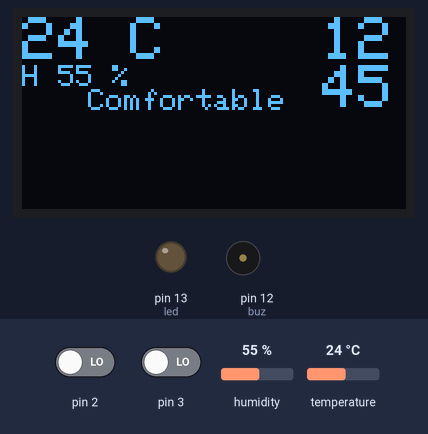
A sketch run on a simulated Arduino Uno, built with avr-gcc and run on an emulated ATmega328P. On the bench: 128×64 one-colour display, output pins drawn as LEDs (lit = HIGH), buzzer (waves = sounding, pin HIGH). The test bench sets the inputs (shaded band); at power-on: temperature 24 °C, pin 2 LOW, pin 3 LOW, humidity 55 %. The display library's start-up logo is not drawn; the local clock reads 2024-03-15 10:24:30 at power-on unless the sketch sets it.

Above: at 1.2 s.
1.3 s: temperature set to 39 °C
At 2.5 s:
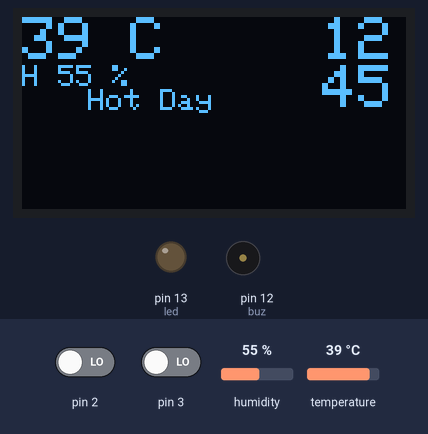
3.7 s: temperature set to 42 °C
At 5.5 s:
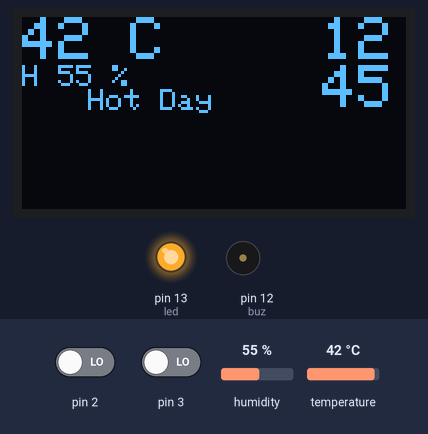
5.8 s: pin 2 driven HIGH
At 7.6 s:
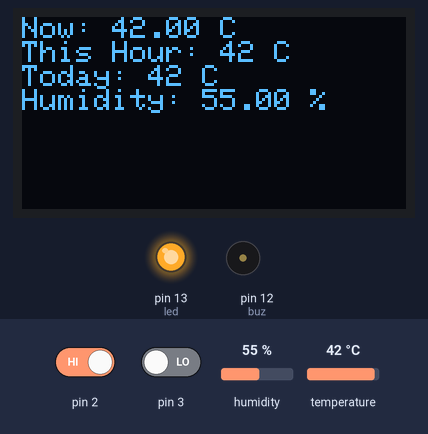
7.9 s: pin 3 driven HIGH
At 9.7 s:
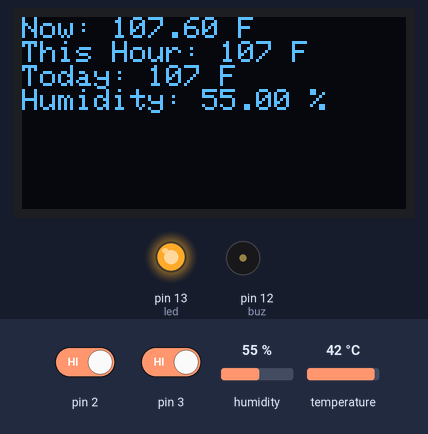
10.0 s: humidity set to 22 %
At 11.8 s:
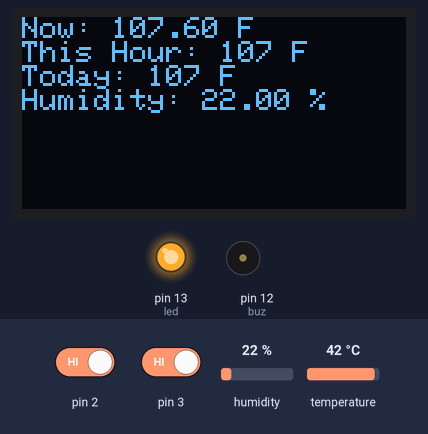
12.1 s: humidity set to 40 %
At 14.2 s:
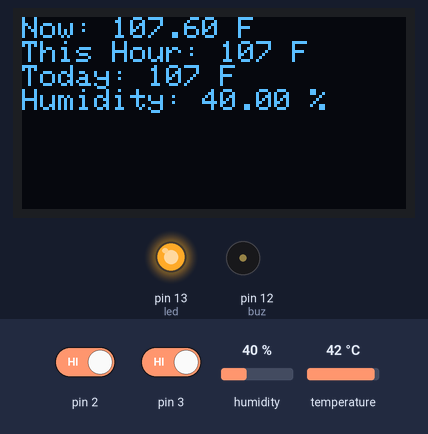
Timing chart, 0 to 15.2 s (numbered marks = the images above; inputs shaded):
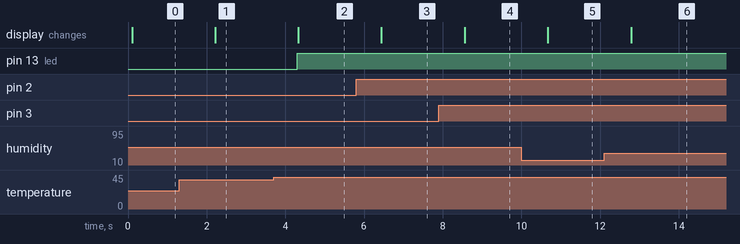

The sketch:

code.ino
```cpp
#include <Wire.h>
#include <Adafruit_GFX.h>
#include <Adafruit_SSD1306.h>
#include <RTClib.h>
#include <dht.h>

char daysOfTheWeek[7][12] = {"Sunday", "Monday", "Tuesday", "Wednesday", "Thursday", "Friday", "Saturday"};
int led=13;
int buz=12;
char tempunit='C';
int safetemp=40;
float hourtemp=0;
float todaytemp=0;
int page=0;
float z;
float x;
int th; int tm;int dy;int dm;int dd;
DateTime now;

RTC_DS3231 rtc;
dht tnh;

#define OLED_RESET 4
Adafruit_SSD1306 display(OLED_RESET);

void setup() {
  pinMode(led, OUTPUT);pinMode(buz, OUTPUT);
  pinMode(2,INPUT); pinMode(3,INPUT);

  attachInterrupt(0,button1,RISING);
  attachInterrupt(1,button2,RISING);

  Serial.begin(9600);
  Wire.begin();
  rtc.begin();
  display.begin(SSD1306_SWITCHCAPVCC, 0x3C);
  display.display();
  //delay(1000);
  display.clearDisplay();
  rtc.adjust(DateTime(2023, 4, 19, 12, 45, 30));
}

void loop() {
  now = rtc.now();
  int tval=tnh.read11(7);
  display.clearDisplay();
  display.setTextColor(WHITE);
  x=tnh.temperature;

  if (int(x)> todaytemp) todaytemp=x;
  if (now.hour()==0 && now.minute()==0) todaytemp=0;

  if (int(x)> hourtemp) hourtemp=x;
  if (now.minute()==0) hourtemp=0;

  if (page==0) page0();

  else if (page==1) page1();

  else if (page==2) page2();

  else if (page==3) page3();
  display.display();
  delay(1000);
}

void button1() {
  if (page>=3) page=0;
  else page++;
}

void button2() {
  if (page==0){
  if (tempunit=='C') tempunit='F';
  else tempunit = 'C';
  }
  else if (page==1){
    if (tempunit=='C') tempunit='F';
    else tempunit = 'C';
  }
  else if (page==2){
    safetemp+=1;
    if (safetemp>60) safetemp=10;
//    th = now.hour() + 1;
//    if (th > 23) {
//        th = 0;
//    }
//    rtc.adjust(DateTime(now.year(), now.month(), now.day(), th, now.minute(), 15));
  }
}

float ctof(float x){
  return (x*9/5+32);
}

void page0(){
  //Time
    display.setTextSize(2);
    display.setCursor(100,0);
    if(now.hour() < 10) display.print("0");
    display.print(now.hour(), DEC);
    display.setCursor(100,16);
    if(now.minute() < 10) display.print("0");
    display.print(now.minute(), DEC);
  //  if(now.second() < 10) display.print("0");
  //  display.println(now.second(), DEC);

    //Temp
    display.setTextSize(2);
    display.setCursor(0,0);
    if (tempunit=='F'){
      display.print(int(ctof(x)));
      display.print(" F");  }
    else {
      display.print(int(x));
      display.print(" C");
    }
    if (x>safetemp){
      digitalWrite(13,HIGH);
    }else{
      digitalWrite(13,LOW);
    }

    //Humidity
    z=tnh.humidity;
    display.setTextSize(1);
    display.setCursor(0,16);
    display.print("H ");
    display.print(int(z));
    display.print(" %");


    //Verbal Output
    display.setTextSize(1);
    display.setCursor(16,24);
    if (x>30) display.print(" Hot Day");
    else if (x<20) display.print(" Cool Day");
    else if (x>27 && z>60) display.print(" Swaety Day");
    else display.print(" Comfortable");

  //  display.setTextSize(1);
  //  display.print(now.day(), DEC);display.print("/");
  //  display.print(now.month(), DEC);display.print("/");
  //  display.println(now.year(), DEC);
  }


void page1(){
  display.setTextSize(1);
  display.setCursor(0,0);
  if (tempunit=='F'){
    display.print("Now: ");
    display.print(ctof(x));
    display.println(" F");
    display.print("This Hour: ");
    display.print(int(ctof(hourtemp)));
    display.println(" F");
    display.print("Today: ");
    display.print(int(ctof(todaytemp)));
    display.println(" F");  }
  else {
    display.print("Now: ");
    display.print(x);
    display.println(" C");
    display.print("This Hour: ");
    display.print(int(hourtemp));
    display.println(" C");
    display.print("Today: ");
    display.print(int(todaytemp));
    display.println(" C");
    }
  float z=tnh.humidity;
  display.setTextSize(1);
  display.setCursor(0,24);
  display.print("Humidity: ");
  display.print(z);
  display.print(" %");
  }

void page2(){
  display.setTextSize(1);
    display.setCursor(0,0);
    if (tempunit=='F'){
      display.print(int(ctof(x)));
      display.print(" F");  }
    else {
      display.print(int(x));
      display.print(" C");
    }
    display.setTextSize(1);
    display.setCursor(0,8);
    display.print("Safe Temperature");
    display.setTextSize(2);
    display.setCursor(0,16);
    if (tempunit=='F'){
      display.print(int(ctof(safetemp)));
      display.print(" F");  }
    else {
      display.print(safetemp);
      display.print(" C");
    }
}

void page3(){
  display.setTextSize(2);
  display.setCursor(0,0);
  if(now.hour() < 10) display.print("0");
  display.print(now.hour(), DEC); display.print(":");
  if(now.minute() < 10) display.print("0");
  display.print(now.minute(), DEC);display.print(":");
  if(now.second() < 10) display.print("0");
  display.println(now.second(), DEC);

  display.setTextSize(1);
  display.setCursor(0,24);
  display.print(now.day(), DEC);display.print("/");
  display.print(now.month(), DEC);display.print("/");
  display.print(now.year(), DEC);display.print(" ");
  display.print(daysOfTheWeek[now.dayOfTheWeek()]);
  }


//void page3(){
//  display.setTextSize(2);
//  display.setCursor(0,0);
//  if(now.hour() < 10) display.print("0");
//  display.print(now.hour(), DEC);
//  display.print(" : ");
//  if(now.minute() < 10) display.print("0");
//  display.print(now.minute(), DEC);
//
//}
```

Measured:
- the behaviour switches between 40 and 41 °C on temperature (found by bisection; images 1 and 2)
- after the input at 1.3 s, the display: changes after 0.92 s (image 1)
- after the input at 3.7 s, pin 13 (led): LOW → HIGH after 0.60 s; the display: changes after 0.63 s (image 2)
- after the input at 5.8 s, the display: changes after 0.64 s (image 3)
- after the input at 7.9 s, the display: changes after 0.66 s (image 4)
- after the input at 10.0 s, the display: changes after 0.67 s (image 5)
- after the input at 12.1 s, the display: changes after 0.69 s (image 6)
